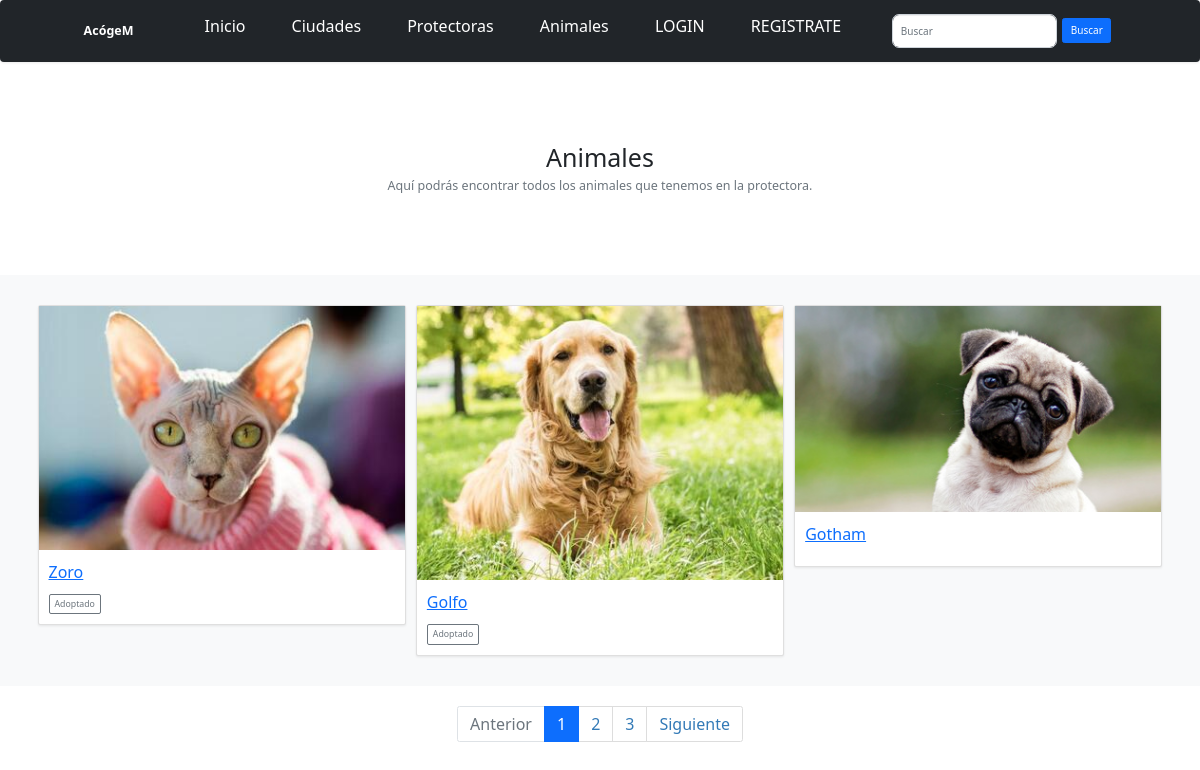
/animales/, run on the app's committed database.
### AcogeM_app/models.py (models this page shows, shortened)
class Animal(models.Model):
	protectora = models.ForeignKey('Protectora', on_delete=models.CASCADE)
	nom = models.CharField('Nombre', max_length=50)
	descrip = models.TextField('Descripción')
	foto = models.ImageField('Imagen', blank=True, null=True, upload_to='img')
	TIPO_ANIMALES = [
	 	("p", "Perro"),
	 	("g", "Gato"),
	 	("h", "Huron"),
		("c", "Conejo"),
	]
	tipo = models.CharField('Tipo', max_length=1, choices=TIPO_ANIMALES, blank=True, default="p")
	edad = models.IntegerField('Edad', default=0, null=True)
	adoptado = models.BooleanField(default=False)
	class Meta:
		verbose_name_plural = "Animales"

### AcogeM_app/views.py (the view)
# urls.py: path('animales/', AnimalListView.as_view(), name='animal-list'),
class AnimalListView(ListView):
  	model = Animal
  	template_name = 'AcogeM_app/animal_list.html'
  	paginate_by = 3

### AcogeM_app/templates/AcogeM_app/animal_list.html (shortened to what this page needs)
{% extends "base.html" %}
{% block content %}
<main >
  <section class="py-5 text-center container">
    <div class="row py-lg-5">
      <div class="col-lg-6 col-md-8 mx-auto">
        <h1 class="fw-light">Animales</h1>
        <p class="lead text-muted">Aquí podrás encontrar todos los animales que tenemos en la protectora.</p>
      </div>
    </div>
  </section>
  <div class="album py-5 bg-light">
    <div class="container">
      <div class="row row-cols-1 row-cols-sm-2 row-cols-md-3 g-3">
        {% for animal in object_list %}
        <div class="col">
          <div class="card shadow-sm">
            <img src="/media/{{ animal.foto }}">
            <div class="card-body">
              <p class="card-text"><a href="{% url 'animal-detail' animal.pk %}">{{ animal.nom }}</a></p>
              <div class="d-flex justify-content-between align-items-center">
                {% if animal.adoptado == True %}
                  <a type="button" class="btn btn-sm btn-outline-secondary">Adoptado</a>
                {% endif %}
              </div>
            </div>
          </div>
        </div>
        {% endfor %}
      </div>
    </div>
  </div>
  {% if is_paginated %}
       <div >
               <ul class="pagination justify-content-center">
                   {% if page_obj.has_previous %}
                       <li class="page-item">
                           <a href="?page={{ page_obj.previous_page_number }}" class="page-link">Anterior</a>
                       </li>
                   {% else %}
                       <li class="page-item disabled">
                           <a href="#" class="page-link">Anterior</a>
                       </li>
                   {% endif %}
                   {% for elemento in paginator.page_range %}
                    <li class="page-item {% if page_obj.number == elemento %} active {% endif %}">
                           <a href="?page={{ elemento }}" class="page-link">{{ elemento }}</a>
                    </li>
                   {% endfor %}
                   {% if page_obj.has_next %}
                       <li class="page-item">
                           <a href="?page={{ page_obj.next_page_number }}" class="page-link">Siguiente</a>
                       </li>
                   {% else %}
                       <li class="page-item disabled">
                           <a href="#" class="page-link">Siguiente</a>
                       </li>
                   {% endif %}
               </ul>
           </div>
       {% endif %}
</main>
{% endblock %}

### AcogeM_app/templates/base.html (style rules this page uses)
a { font-size: medium; }

### data on the page
Animal: foto (picture), nom "Zoro", adoptado "Adoptado"
Animal: foto (picture), nom "Golfo", adoptado "Adoptado"
Animal: foto (picture), nom "Gotham"

### other printed values
{{ elemento }} "1" "2" "3"
